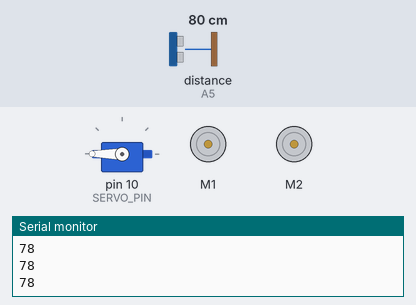
The sketch below on a simulated Arduino Uno, built with avr-gcc and run on an emulated ATmega328P. Parts: servo, 2 × DC motor (green arrow = forward, orange = backward, longer = faster), the last lines printed to the serial monitor. Wiring (inferred from the names in the program): ultrasonic range finder: trigger A4; echo A5. Inputs (shaded band) come from the test bench; at power-on: distance to the obstacle (sensor on A5) 80 cm. The echo pulse lasts 58.3 µs per cm.

Above: at 3.2 s.
3.3 s: distance to the obstacle (sensor on A5) set to 67 cm
4.8 s: distance to the obstacle (sensor on A5) set to 58 cm
At 5.4 s:
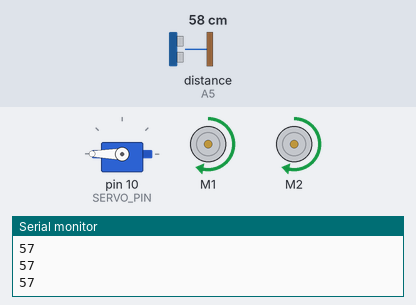
6.3 s: distance to the obstacle (sensor on A5) set to 34 cm
7.8 s: distance to the obstacle (sensor on A5) set to 29 cm
At 8.3 s:
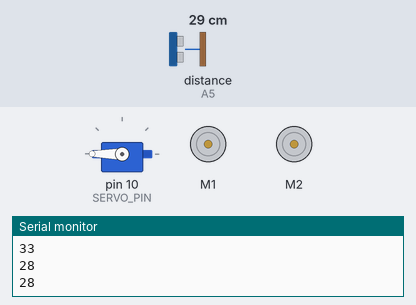
9.4 s: distance to the obstacle (sensor on A5) set to 18 cm
10.9 s: distance to the obstacle (sensor on A5) set to 15 cm
At 11.8 s:
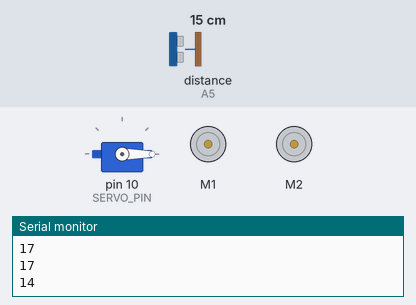
Timing chart, 0 to 17.4 s (numbered marks = the images above; inputs shaded):
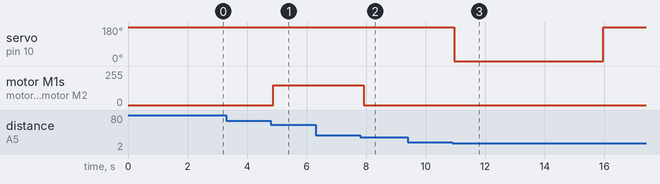

The sketch:

Dust_Bot.ino
```cpp
#include <AFMotor.h>
#include <Servo.h>

#define TRIG_PIN A4
#define ECHO_PIN A5
#define SERVO_PIN 10

AF_DCMotor motor1(1);
AF_DCMotor motor2(2);

Servo lidServo;

int openAngle = 0;
int closeAngle = 180;

long duration;
int distance;
bool lidOpened = false;

int getDistance() {
  digitalWrite(TRIG_PIN, LOW);
  delayMicroseconds(2);
  digitalWrite(TRIG_PIN, HIGH);
  delayMicroseconds(10);
  digitalWrite(TRIG_PIN, LOW);

  duration = pulseIn(ECHO_PIN, HIGH, 30000);
  if (duration == 0) return -1;

  return duration * 0.034 / 2;
}

void stopMotors() {
  motor1.run(RELEASE);
  motor2.run(RELEASE);
}

void moveForward() {
  motor1.setSpeed(150);
  motor2.setSpeed(150);
  motor1.run(FORWARD);
  motor2.run(FORWARD);
}

void setup() {
  Serial.begin(9600);

  pinMode(TRIG_PIN, OUTPUT);
  pinMode(ECHO_PIN, INPUT);

  lidServo.attach(SERVO_PIN);
  lidServo.write(closeAngle);

  stopMotors();
  delay(2000);
}

void loop() {
  distance = getDistance();
  Serial.println(distance);

  if (distance > 30 && distance <= 60) {
    moveForward();
    lidOpened = false;
  }
  else if (distance > 0 && distance <= 15) {
    stopMotors();

    if (!lidOpened) {
      lidOpened = true;
      lidServo.write(openAngle);
      delay(5000);
      lidServo.write(closeAngle);
    }
  }
  else {
    stopMotors();
    lidOpened = false;
  }

  delay(200);
}
```

Measured:
- the behaviour switches between 62 and 61 cm on distance to the obstacle (sensor on A5) (found by bisection; images 0 and 1)
- the behaviour switches between 32 and 31 cm on distance to the obstacle (sensor on A5) (found by bisection; images 1 and 2)
- the behaviour switches between 17 and 16 cm on distance to the obstacle (sensor on A5) (found by bisection; images 2 and 3)
- after the input at 4.8 s, motor M1, motor M2: stopped → forward 150/255 after 0.08 s
- after the input at 7.8 s, motor M1, motor M2: forward 150/255 → stopped after 0.12 s
- after the input at 10.9 s, servo on pin 10 (SERVO_PIN): 180° → 0° after 0.06 s, → 180° 5.0 s later
